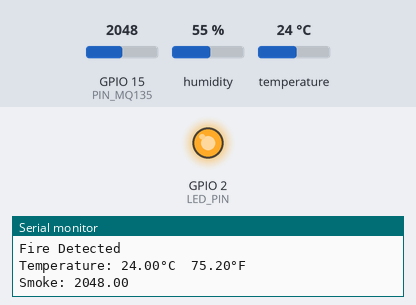
This sketch was run on a simulated ESP32. Parts: output pins drawn as LEDs (lit = HIGH), the last lines printed to the serial monitor. Inputs (shaded band) come from the test bench; at power-on: GPIO 15 (PIN_MQ135) = 2048, humidity 55 %, temperature 24 °C. WiFi joins after 1.5 s; servers stay silent unless stated.

Above: at 5.0 s.
5.1 s: GPIO 15 (PIN_MQ135) set to 433
6.6 s: GPIO 15 (PIN_MQ135) set to 359
At 7.5 s:
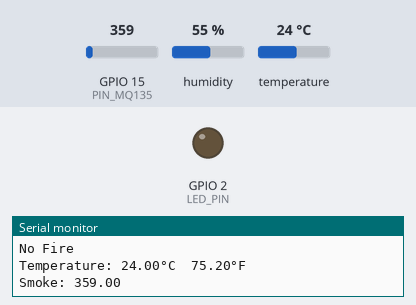
8.6 s: GPIO 15 (PIN_MQ135) set to 440
At 10.0 s:
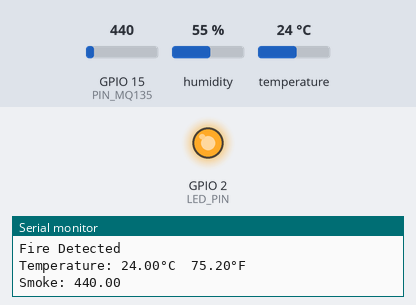
10.3 s: GPIO 15 (PIN_MQ135) set to 360
At 10.8 s:
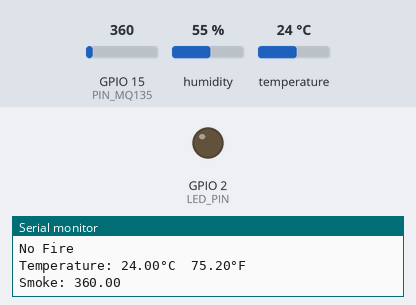
Timing chart, 0 to 13.0 s (numbered marks = the images above; inputs shaded):
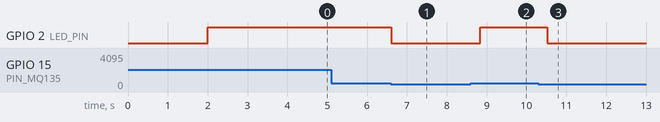

Measured:
- the behaviour switches between 401 and 400 on GPIO 15 (PIN_MQ135) (found by bisection; images 0 and 1)
- after the input at 6.6 s, GPIO 2 (LED_PIN): HIGH → LOW at once
- after the input at 8.6 s, GPIO 2 (LED_PIN): LOW → HIGH after 0.24 s
- after the input at 10.3 s, GPIO 2 (LED_PIN): HIGH → LOW after 0.22 s

The sketch:

Forest_Fire_Detection.ino
```cpp
#define BLYNK_TEMPLATE_ID "TMPL3lYAXQtuu"
#define BLYNK_TEMPLATE_NAME "ForestFire"
#define BLYNK_AUTH_TOKEN "M_HFRbtt2q3oHbh_Pjp0gnHi-PsJPvmi"
#include<MQ135.h>
#include <DHT.h>
#include <WiFiClient.h>
#include <BlynkSimpleEsp32.h>
#include <WiFi.h>
#include "secrets.h"
#include "ThingSpeak.h" // always include thingspeak header file after other header files and custom macros
#include "FirebaseESP32.h"  // Install Firebase ESP32 library by Mobizt v4.3.4

#define DHTPIN 4         // Pin connected to the DHT sensor (G4 on ESP32)
#define DHTTYPE DHT11     // DHT 11 sensor type
#define BLYNK_PRINT Serial
#define PIN_MQ135 15

char auth[] = BLYNK_AUTH_TOKEN;
String FIREBASE_BUCKET = "";
FirebaseData firebaseData;

int keyIndex = 0;            // your network key Index number (needed only for WEP)
WiFiClient  client;


String myStatus = "";

DHT dht(DHTPIN, DHTTYPE);
MQ135 mq135(PIN_MQ135);
// Define LED pin
#define LED_PIN 2         // Pin connected to the LED
int buttonState = 0, stateChanged = 0;
int temp_threshold=40;
int smoke_threshold=400;
float tempC,tempF,MQ135;

void setupWiFi() {

  WiFi.begin(SECRET_SSID, SECRET_PASS);
  Serial.print("Connecting to Wi-Fi");
  while (WiFi.status() != WL_CONNECTED) {
    Serial.print(".");
    delay(300);
  }
  Serial.println();
  Serial.print("Connected with IP: ");
  Serial.println(WiFi.localIP());
}

void setup() {
  Serial.begin(115200);
  Serial.println(F("Starting the setup"));

  dht.begin();
  // Wait a few seconds between measurements.
  delay(2000);

  pinMode(LED_PIN, OUTPUT); // Initialize the LED pin as an output

  digitalWrite(LED_PIN, HIGH); // Ensure the LED is off initially

  while (!Serial) {
    ; // wait for serial port to connect. Needed for Leonardo native USB port only
  }

  WiFi.mode(WIFI_STA);
  setupWiFi();

  Blynk.begin(auth, SECRET_SSID, SECRET_PASS);

  Firebase.begin(FIREBASE_HOST, FIREBASE_AUTH);
  Firebase.reconnectWiFi(true);
}

void computeSensorVals()
{

  // Read temperature as Celsius (the default)
  tempC = dht.readTemperature();
  tempF = dht.readTemperature(true);
  MQ135=analogRead(PIN_MQ135);

  // Check if any reads failed and exit early (to try again).
  if (isnan(tempC)  ) {
    Serial.println(F("Failed to read from the DHT sensor!"));
    return;
  }
  if (isnan(MQ135)  ) {
    Serial.println(F("Failed to read from the Smoke sensor!"));
    return;
  }

  if(tempC>temp_threshold|| MQ135>smoke_threshold){
   digitalWrite(LED_PIN,HIGH);
    Serial.println("Fire Detected ");

  }else{
     digitalWrite(LED_PIN,LOW);
      Serial.println("No Fire  ");
  }

  Serial.print(F("Temperature: "));
  Serial.print(tempC);
  Serial.print(F("°C  "));
  Serial.print(tempF);
  Serial.println(F("°F"));
    Serial.print(F("Smoke: "));
  Serial.println(MQ135);
}


void updateBlynk()
{
  Blynk.run();
  // Send data to Blynk
  Blynk.virtualWrite(V0, tempC);  // Send humidity to virtual pin V5
  Blynk.virtualWrite(V1, tempF);  // Send temperature to virtual pin V6
  Blynk.virtualWrite(V3,MQ135);
  if(tempC>temp_threshold|| MQ135>smoke_threshold)
  Blynk.virtualWrite(V2, "Fire Detected ");  // Send temperature to virtual pin V6
  else
  Blynk.virtualWrite(V2, "No Fire");
}

void updateFirebase()
{

  Firebase.setInt(firebaseData, String(FIREBASE_BUCKET) + "/Temperature", tempC);
 // Firebase.setInt(firebaseData, String(FIREBASE_BUCKET) + "/Temperature/Farenheit", tempF);
  Firebase.setInt(firebaseData, String(FIREBASE_BUCKET) + "/Smoke", MQ135);

  if(tempC>temp_threshold || MQ135>smoke_threshold){
    Firebase.set(firebaseData, String(FIREBASE_BUCKET) + "/LED_STATUS", "ON");
  }else{
      Firebase.set(firebaseData, String(FIREBASE_BUCKET) + "/LED_STATUS", "OFF");
  }

}

void loop() {
  for (int i = 0; i < 7; i++)
  {
    computeSensorVals();
    updateBlynk();
    updateFirebase();
    delay(100);
  }

  // delay(15000); // Wait 20 seconds to update the channel again
}
```

secrets.h
```cpp
// Use this file to store all of the private credentials
// and connection details

#define SECRET_SSID ""
#define SECRET_PASS ""


#define FIREBASE_HOST ""
#define FIREBASE_AUTH ""
```
